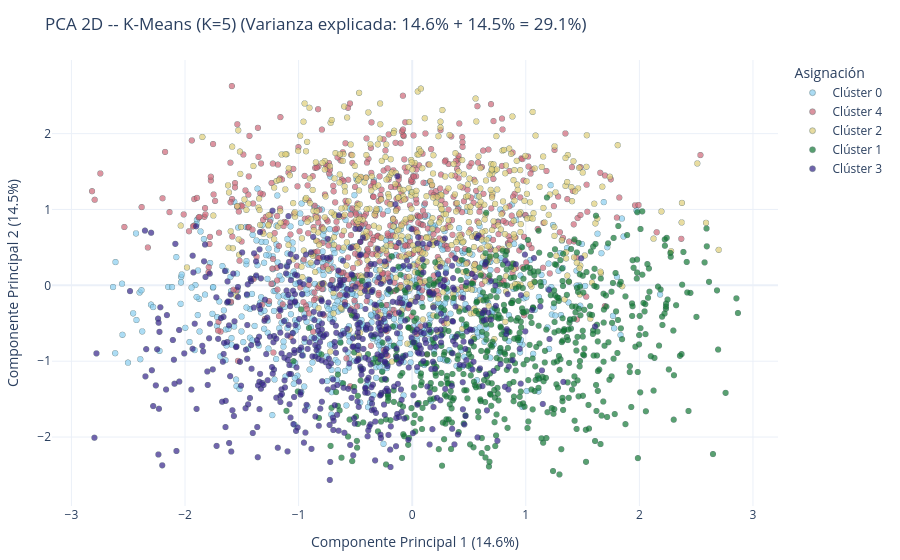
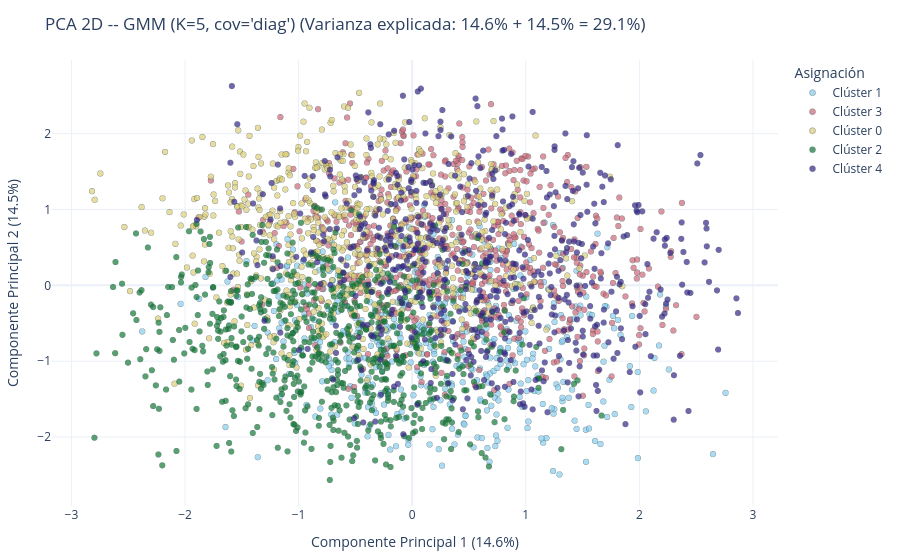

Write notebook code for charts like these, in order.
### Markdown cell above
### 7.5 PCA 2D Side-by-Side — K-Means vs. GMM

Mismo espacio proyectado para comparar fronteras de decisión visualmente.

### Code cell
from src.profiling import plot_pca_clusters
hover_info = df[['Crop']] if 'Crop' in df.columns else None
fig_pca_km2, pca_shared = plot_pca_clusters(
    X_scaled, kmeans_labels,
    hover_df=hover_info,
    title='PCA 2D -- K-Means (K=5)',
    random_state=42,
)
fig_pca_gmm2, _ = plot_pca_clusters(
    X_scaled, gmm_labels,
    pca_obj=pca_shared,
    hover_df=hover_info,
    title=f'PCA 2D -- GMM (K=5, cov={best_cov_k5!r})',
    random_state=42,
)
fig_pca_km2.show()
fig_pca_gmm2.show()

### Figure 1 — Plotly figure (JSON) as saved in the notebook; plotly's stock layout.template omitted (floating-point values rounded to 4 significant figures; data arrays with more than 128 entries replaced by an {"elided": "..."} marker saying what was removed)
{"data": [{"customdata": {"elided": "646x1 str values"}, "hovertemplate": "Cluster=Clúster 0<br>PC1=%{x}<br>PC2=%{y}<br>Crop=%{customdata[0]}<extra></extra>", "legendgroup": "Clúster 0", "marker": {"color": "rgb(136, 204, 238)", "line": {"color": "DarkSlateGrey", "width": 0.5}, "opacity": 0.7, "size": 6, "symbol": "circle"}, "mode": "markers", "name": "Clúster 0", "showlegend": true, "type": "scattergl", "x": {"elided": "646 float values"}, "xaxis": "x", "y": {"elided": "646 float values"}, "yaxis": "y"}, {"customdata": {"elided": "589x1 str values"}, "hovertemplate": "Cluster=Clúster 4<br>PC1=%{x}<br>PC2=%{y}<br>Crop=%{customdata[0]}<extra></extra>", "legendgroup": "Clúster 4", "marker": {"color": "rgb(204, 102, 119)", "line": {"color": "DarkSlateGrey", "width": 0.5}, "opacity": 0.7, "size": 6, "symbol": "circle"}, "mode": "markers", "name": "Clúster 4", "showlegend": true, "type": "scattergl", "x": {"elided": "589 float values"}, "xaxis": "x", "y": {"elided": "589 float values"}, "yaxis": "y"}, {"customdata": {"elided": "540x1 str values"}, "hovertemplate": "Cluster=Clúster 2<br>PC1=%{x}<br>PC2=%{y}<br>Crop=%{customdata[0]}<extra></extra>", "legendgroup": "Clúster 2", "marker": {"color": "rgb(221, 204, 119)", "line": {"color": "DarkSlateGrey", "width": 0.5}, "opacity": 0.7, "size": 6, "symbol": "circle"}, "mode": "markers", "name": "Clúster 2", "showlegend": true, "type": "scattergl", "x": {"elided": "540 float values"}, "xaxis": "x", "y": {"elided": "540 float values"}, "yaxis": "y"}, {"customdata": {"elided": "633x1 str values"}, "hovertemplate": "Cluster=Clúster 1<br>PC1=%{x}<br>PC2=%{y}<br>Crop=%{customdata[0]}<extra></extra>", "legendgroup": "Clúster 1", "marker": {"color": "rgb(17, 119, 51)", "line": {"color": "DarkSlateGrey", "width": 0.5}, "opacity": 0.7, "size": 6, "symbol": "circle"}, "mode": "markers", "name": "Clúster 1", "showlegend": true, "type": "scattergl", "x": {"elided": "633 float values"}, "xaxis": "x", "y": {"elided": "633 float values"}, "yaxis": "y"}, {"customdata": {"elided": "592x1 str values"}, "hovertemplate": "Cluster=Clúster 3<br>PC1=%{x}<br>PC2=%{y}<br>Crop=%{customdata[0]}<extra></extra>", "legendgroup": "Clúster 3", "marker": {"color": "rgb(51, 34, 136)", "line": {"color": "DarkSlateGrey", "width": 0.5}, "opacity": 0.7, "size": 6, "symbol": "circle"}, "mode": "markers", "name": "Clúster 3", "showlegend": true, "type": "scattergl", "x": {"elided": "592 float values"}, "xaxis": "x", "y": {"elided": "592 float values"}, "yaxis": "y"}], "layout": {"legend": {"title": {"text": "Asignación"}, "tracegroupgap": 0}, "margin": {"b": 40, "l": 40, "r": 40, "t": 60}, "title": {"text": "PCA 2D -- K-Means (K=5) (Varianza explicada: 14.6% + 14.5% = 29.1%)"}, "xaxis": {"anchor": "y", "domain": [0, 1], "title": {"text": "Componente Principal 1 (14.6%)"}}, "yaxis": {"anchor": "x", "domain": [0, 1], "title": {"text": "Componente Principal 2 (14.5%)"}}}}

### Figure 2 — Plotly figure (JSON) as saved in the notebook; plotly's stock layout.template omitted (floating-point values rounded to 4 significant figures; data arrays with more than 128 entries replaced by an {"elided": "..."} marker saying what was removed)
{"data": [{"customdata": {"elided": "476x1 str values"}, "hovertemplate": "Cluster=Clúster 1<br>PC1=%{x}<br>PC2=%{y}<br>Crop=%{customdata[0]}<extra></extra>", "legendgroup": "Clúster 1", "marker": {"color": "rgb(136, 204, 238)", "line": {"color": "DarkSlateGrey", "width": 0.5}, "opacity": 0.7, "size": 6, "symbol": "circle"}, "mode": "markers", "name": "Clúster 1", "showlegend": true, "type": "scattergl", "x": {"elided": "476 float values"}, "xaxis": "x", "y": {"elided": "476 float values"}, "yaxis": "y"}, {"customdata": {"elided": "636x1 str values"}, "hovertemplate": "Cluster=Clúster 3<br>PC1=%{x}<br>PC2=%{y}<br>Crop=%{customdata[0]}<extra></extra>", "legendgroup": "Clúster 3", "marker": {"color": "rgb(204, 102, 119)", "line": {"color": "DarkSlateGrey", "width": 0.5}, "opacity": 0.7, "size": 6, "symbol": "circle"}, "mode": "markers", "name": "Clúster 3", "showlegend": true, "type": "scattergl", "x": {"elided": "636 float values"}, "xaxis": "x", "y": {"elided": "636 float values"}, "yaxis": "y"}, {"customdata": {"elided": "643x1 str values"}, "hovertemplate": "Cluster=Clúster 0<br>PC1=%{x}<br>PC2=%{y}<br>Crop=%{customdata[0]}<extra></extra>", "legendgroup": "Clúster 0", "marker": {"color": "rgb(221, 204, 119)", "line": {"color": "DarkSlateGrey", "width": 0.5}, "opacity": 0.7, "size": 6, "symbol": "circle"}, "mode": "markers", "name": "Clúster 0", "showlegend": true, "type": "scattergl", "x": {"elided": "643 float values"}, "xaxis": "x", "y": {"elided": "643 float values"}, "yaxis": "y"}, {"customdata": {"elided": "683x1 str values"}, "hovertemplate": "Cluster=Clúster 2<br>PC1=%{x}<br>PC2=%{y}<br>Crop=%{customdata[0]}<extra></extra>", "legendgroup": "Clúster 2", "marker": {"color": "rgb(17, 119, 51)", "line": {"color": "DarkSlateGrey", "width": 0.5}, "opacity": 0.7, "size": 6, "symbol": "circle"}, "mode": "markers", "name": "Clúster 2", "showlegend": true, "type": "scattergl", "x": {"elided": "683 float values"}, "xaxis": "x", "y": {"elided": "683 float values"}, "yaxis": "y"}, {"customdata": {"elided": "562x1 str values"}, "hovertemplate": "Cluster=Clúster 4<br>PC1=%{x}<br>PC2=%{y}<br>Crop=%{customdata[0]}<extra></extra>", "legendgroup": "Clúster 4", "marker": {"color": "rgb(51, 34, 136)", "line": {"color": "DarkSlateGrey", "width": 0.5}, "opacity": 0.7, "size": 6, "symbol": "circle"}, "mode": "markers", "name": "Clúster 4", "showlegend": true, "type": "scattergl", "x": {"elided": "562 float values"}, "xaxis": "x", "y": {"elided": "562 float values"}, "yaxis": "y"}], "layout": {"legend": {"title": {"text": "Asignación"}, "tracegroupgap": 0}, "margin": {"b": 40, "l": 40, "r": 40, "t": 60}, "title": {"text": "PCA 2D -- GMM (K=5, cov='diag') (Varianza explicada: 14.6% + 14.5% = 29.1%)"}, "xaxis": {"anchor": "y", "domain": [0, 1], "title": {"text": "Componente Principal 1 (14.6%)"}}, "yaxis": {"anchor": "x", "domain": [0, 1], "title": {"text": "Componente Principal 2 (14.5%)"}}}}
